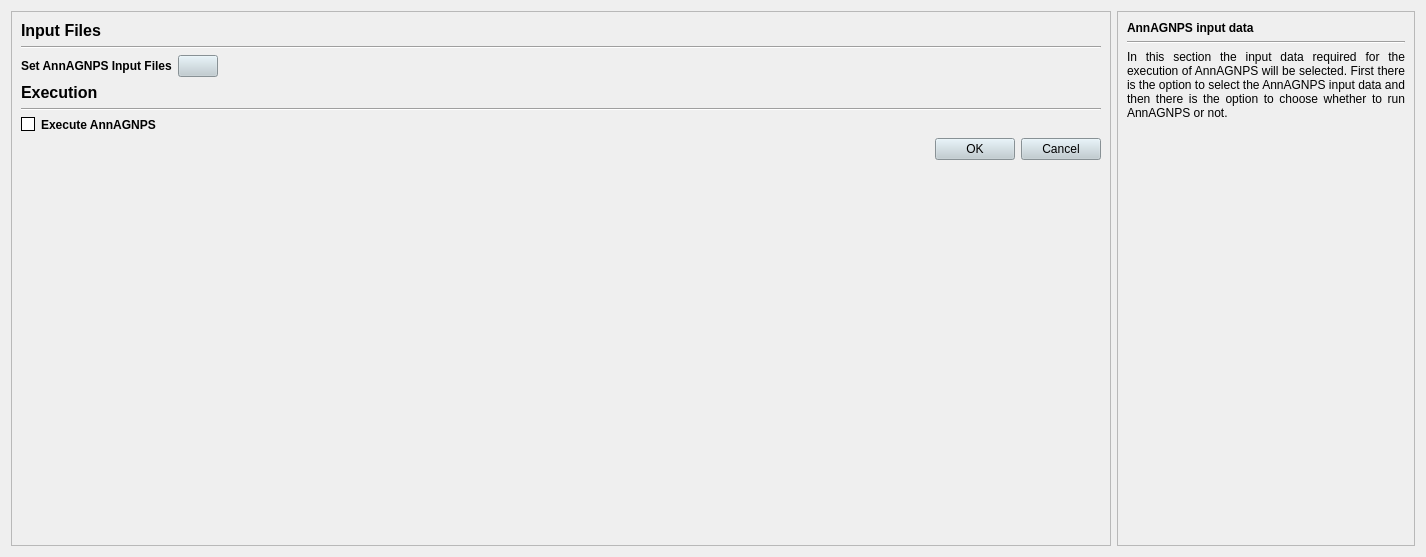
         <widget class="QWidget" name="scrollAreaWidgetContents">
          <property name="geometry">
           <rect>
            <x>0</x>
            <y>0</y>
            <width>1426</width>
            <height>557</height>
           </rect>
          </property>
          <layout class="QGridLayout" name="gridLayout_3">
           <item row="0" column="0">
            <widget class="QFrame" name="frame_6">
             <property name="minimumSize">
              <size>
               <width>305</width>
               <height>0</height>
              </size>
             </property>
             <property name="frameShape">
              <enum>QFrame::StyledPanel</enum>
             </property>
             <property name="frameShadow">
              <enum>QFrame::Raised</enum>
             </property>
             <layout class="QGridLayout" name="gridLayout_8">
              <item row="0" column="0">
               <layout class="QVBoxLayout" name="verticalLayout_14">
                <item>
                 <layout class="QVBoxLayout" name="verticalLayout_5">
                  <item>
                   <widget class="QLabel" name="label_36">
                    <property name="font">
                     <font>
                      <pointsize>12</pointsize>
                      <weight>75</weight>
                      <bold>true</bold>
                     </font>
                    </property>
                    <property name="text">
                     <string>Input Files</string>
                    </property>
                   </widget>
                  </item>
                  <item>
                   <widget class="Line" name="line_11">
                    <property name="orientation">
                     <enum>Qt::Horizontal</enum>
                    </property>
                   </widget>
                  </item>
                  <item>
                   <layout class="QHBoxLayout" name="horizontalLayout_12">
                    <item>
                     <widget class="QLabel" name="label_18">
                      <property name="font">
                       <font>
                        <weight>75</weight>
                        <bold>true</bold>
                       </font>
                      </property>
                      <property name="text">
                       <string>Set AnnAGNPS Input Files</string>
                      </property>
                     </widget>
                    </item>
                    <item>
                     <widget class="QPushButton" name="pb_ann">
                      <property name="styleSheet">
                       <string notr="true">QPushButton {
    background-color: #becbd1;
    color: black;
}

QPushButton:hover {
    color: white;
}</string>
                      </property>
                      <property name="text">
                       <string/>
                      </property>
                     </widget>
                    </item>
                    <item>
                     <spacer name="horizontalSpacer_4">
                      <property name="orientation">
                       <enum>Qt::Horizontal</enum>
                      </property>
                      <property name="sizeHint" stdset="0">
                       <size>
                        <width>40</width>
                        <height>20</height>
                       </size>
                      </property>
                     </spacer>
                    </item>
                   </layout>
                  </item>
                 </layout>
                </item>
                <item>
                 <layout class="QVBoxLayout" name="verticalLayout_11">
                  <item>
                   <widget class="QLabel" name="label_37">
                    <property name="font">
                     <font>
                      <pointsize>12</pointsize>
                      <weight>75</weight>
                      <bold>true</bold>
                     </font>
                    </property>
                    <property name="text">
                     <string>Execution</string>
                    </property>
                   </widget>
                  </item>
                  <item>
                   <widget class="Line" name="line_12">
                    <property name="orientation">
                     <enum>Qt::Horizontal</enum>
                    </property>
                   </widget>
                  </item>
                  <item>
                   <widget class="QCheckBox" name="cbAnn">
                    <property name="font">
                     <font>
                      <weight>75</weight>
                      <bold>true</bold>
                     </font>
                    </property>
                    <property name="styleSheet">
                     <string notr="true">QCheckBox::hover{color:white}

QCheckBox::indicator:unchecked {
    background-color: white;
	border: 1px solid black
}</string>
                    </property>
                    <property name="text">
                     <string>Execute AnnAGNPS</string>
                    </property>
                   </widget>
                  </item>
                  <item>
                   <layout class="QHBoxLayout" name="horizontalLayout_14">
                    <item>
                     <spacer name="horizontalSpacer">
                      <property name="orientation">
                       <enum>Qt::Horizontal</enum>
                      </property>
                      <property name="sizeHint" stdset="0">
                       <size>
                        <width>40</width>
                        <height>20</height>
                       </size>
                      </property>
                     </spacer>
                    </item>
                    <item>
                     <widget class="QPushButton" name="pushButton_4">
                      <property name="styleSheet">
                       <string notr="true">background-color: #becbd1;</string>
                      </property>
                      <property name="text">
                       <string>OK</string>
                      </property>
                     </widget>
                    </item>
                    <item>
                     <widget class="QPushButton" name="pushButton_5">
                      <property name="styleSheet">
                       <string notr="true">background-color: #becbd1;</string>
                      </property>
                      <property name="text">
                       <string>Cancel</string>
                      </property>
                     </widget>
                    </item>
                   </layout>
                  </item>
                 </layout>
                </item>
                <item>
                 <spacer name="verticalSpacer_2">
                  <property name="orientation">
                   <enum>Qt::Vertical</enum>
                  </property>
                  <property name="sizeHint" stdset="0">
                   <size>
                    <width>20</width>
                    <height>40</height>
                   </size>
                  </property>
                 </spacer>
                </item>
               </layout>
              </item>
             </layout>
            </widget>
           </item>
           <item row="0" column="1">
            <widget class="QFrame" name="frame">
             <property name="frameShape">
              <enum>QFrame::StyledPanel</enum>
             </property>
             <property name="frameShadow">
              <enum>QFrame::Raised</enum>
             </property>
             <layout class="QGridLayout" name="gridLayout_14">
              <item row="1" column="0">
               <widget class="Line" name="line_9">
                <property name="orientation">
                 <enum>Qt::Horizontal</enum>
                </property>
               </widget>
              </item>
              <item row="2" column="0">
               <widget class="QLabel" name="label_34">
                <property name="text">
                 <string>In this section the input data required for the execution of AnnAGNPS will be selected. First there is the option to select the AnnAGNPS input data and then there is the option to choose whether to run AnnAGNPS or not. </string>
                </property>
                <property name="alignment">
                 <set>Qt::AlignJustify|Qt::AlignVCenter</set>
                </property>
                <property name="wordWrap">
                 <bool>true</bool>
                </property>
               </widget>
              </item>
              <item row="0" column="0">
               <widget class="QLabel" name="label_33">
                <property name="font">
                 <font>
                  <weight>75</weight>
                  <bold>true</bold>
                 </font>
                </property>
                <property name="text">
                 <string>AnnAGNPS input data</string>
                </property>
               </widget>
              </item>
              <item row="3" column="0">
               <spacer name="verticalSpacer_3">
                <property name="orientation">
                 <enum>Qt::Vertical</enum>
                </property>
                <property name="sizeHint" stdset="0">
                 <size>
                  <width>20</width>
                  <height>40</height>
                 </size>
                </property>
               </spacer>
              </item>
             </layout>
            </widget>
           </item>
          </layout>
         </widget>
